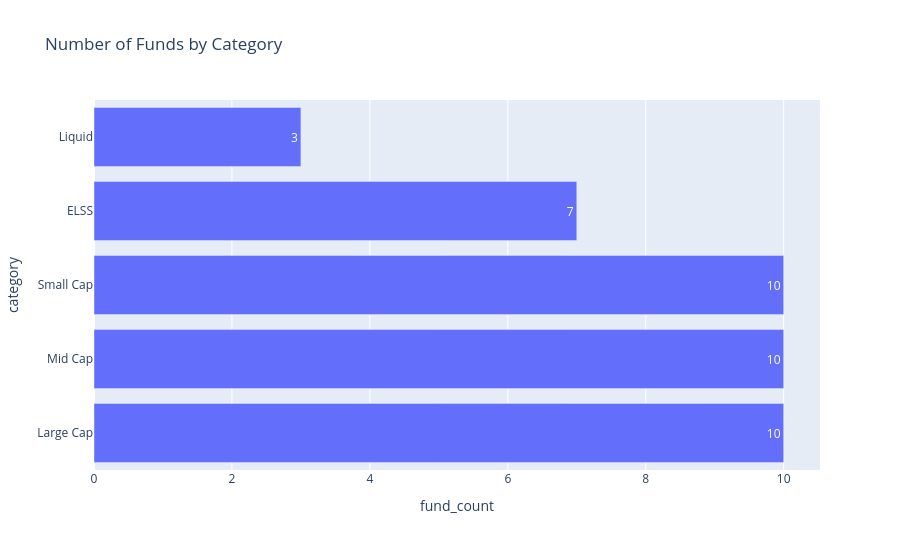

Source (notebook cell):
### Code cell
category_counts = fund["category"].value_counts().reset_index()
category_counts.columns = ["category", "fund_count"]
fig = px.bar(category_counts, x="fund_count", y="category", orientation="h",
             title="Number of Funds by Category", text="fund_count")
fig.update_layout(height=550)
fig.show()

### Figure 1 — Plotly figure (JSON) as saved in the notebook; plotly's stock layout.template omitted (floating-point values rounded to 4 significant figures)
{"data": [{"hovertemplate": "fund_count=%{text}<br>category=%{y}<extra></extra>", "legendgroup": "", "marker": {"color": "#636efa", "pattern": {"shape": ""}}, "name": "", "orientation": "h", "showlegend": false, "text": [10.0, 10.0, 10.0, 7.0, 3.0], "textposition": "auto", "type": "bar", "x": [10, 10, 10, 7, 3], "xaxis": "x", "y": ["Large Cap", "Mid Cap", "Small Cap", "ELSS", "Liquid"], "yaxis": "y"}], "layout": {"barmode": "relative", "height": 550, "legend": {"tracegroupgap": 0}, "title": {"text": "Number of Funds by Category"}, "xaxis": {"anchor": "y", "domain": [0, 1], "title": {"text": "fund_count"}}, "yaxis": {"anchor": "x", "domain": [0, 1], "title": {"text": "category"}}}}
